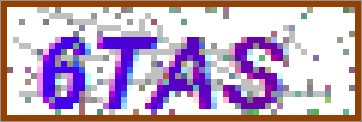
#> input picture media/sample04.jpg, 362 x 122 px, found by its file name
$ python run.py
#> lines starting #> are read from the running program, lines starting #| are printed output that depends on the picture; after the words box and inside, x2 and y2 are one past the last pixel; in counts of white or black regions, pixels touching at a corner belong together
import cv2, subprocess, codecs

# image setting and read it
img_sn = "04"
img_ext = "jpg"
img = cv2.imread("media\\sample" + img_sn + "." + img_ext)
#> img is the input picture: shape (122, 362, 3); mean B, G, R 193, 168.9, 192.9

# retrieve image detail ex. height, width
height, width, channels = img.shape
#> height = 122; width = 362; channels = 3

# crop image (purify frame) and show it
img_cropped = img[10:(height - 10), 10:(width - 10)].copy()
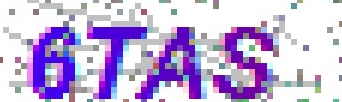
#> img_cropped: shape (102, 342, 3); mean B, G, R 222.5, 181.7, 199.1
cv2.namedWindow("Image")
cv2.imshow("Image", img_cropped)
cv2.waitKey(0)
cv2.destroyWindow("Image")

# converts image into grayscale form
gray = cv2.cvtColor(img_cropped, cv2.COLOR_BGR2GRAY)
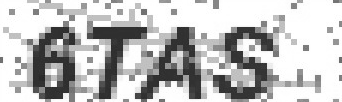
#> gray: shape (102, 342); min 30, max 255, mean 191.6

# if pixel value is greater than 135, it will assign white color,
# else it will assign black color.
_, inv = cv2.threshold(gray, 135, 255, cv2.THRESH_BINARY_INV)
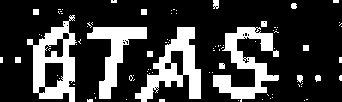
#> inv: shape (102, 342); 23.6% white; 89 white regions (74 under 20 px), largest, box (x1, y1, x2, y2) and area: (27, 15, 77, 102) 2045, (135, 27, 201, 102) 2019, (213, 27, 279, 102) 2010

# algorithm
for i in range(len(inv)):
    for j in range(len(inv[i])):
        if inv[i][j] == 255:
            count = 0
            for k in range(-7, 8):
                for l in range(-7, 8):
                    try:
                        if inv[i+k][j+l] == 255:
                            count += 1
                    except IndexError:
                        pass
            if count <= 105:
                inv[i][j] = 0
#> this loop made 102 passes
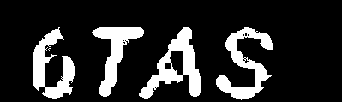
#> inv: shape (102, 342); 16.9% white; 5 white regions (1 under 20 px), largest, box (x1, y1, x2, y2) and area: (139, 27, 201, 99) 1649, (216, 27, 273, 100) 1552, (33, 27, 75, 99) 1386, (92, 27, 144, 97) 1304

# dilate range of image
dilation = cv2.dilate(inv, (4,4), iterations = 1)
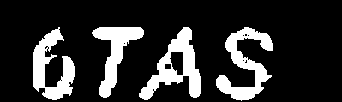
#> dilation: shape (102, 342); 18% white; 4 white regions, box (x1, y1, x2, y2) and area: (139, 27, 201, 100) 1738, (216, 27, 273, 101) 1692, (33, 27, 75, 100) 1489, (92, 27, 144, 98) 1374

# save image after dilation
cv2.imwrite("media\\target" + img_sn + "." + img_ext, dilation)

# show image before OCR testing
img_tg = cv2.imread("media\\target" + img_sn + "." + img_ext)
#> img_tg: shape (102, 342, 3); min 0, max 255, mean 46
cv2.namedWindow("Image")
cv2.imshow("Image", img_tg)
cv2.waitKey(0)

# recognize words from image and print them
#> (the run stopped early here; a loop or call above may not have finished)
